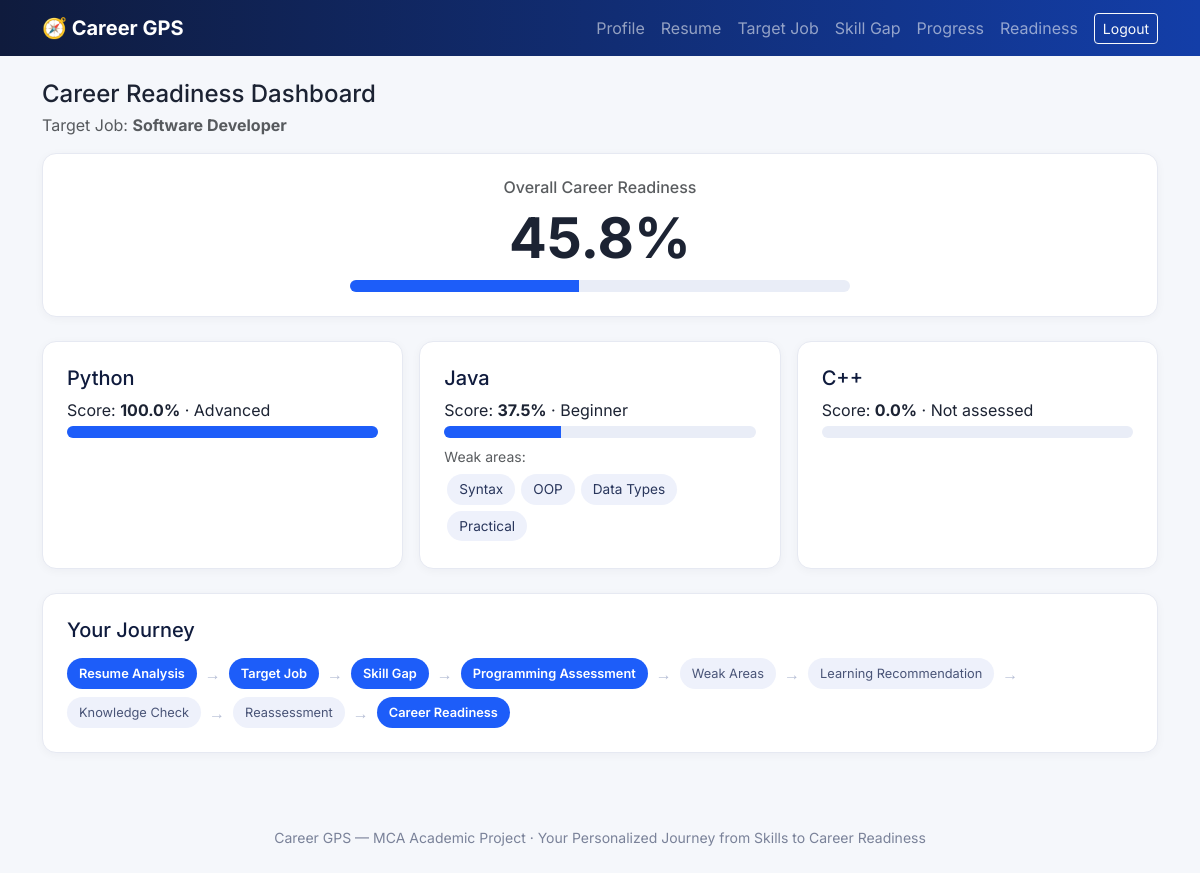
Screenshot of /readiness (signed in) with the database file from the repository.
### models.py (models this page shows)
class Job(db.Model):
    __tablename__ = "jobs"
    id = db.Column(db.Integer, primary_key=True)
    title = db.Column(db.String(120), unique=True, nullable=False)
    requirements = db.relationship("JobRequirement", backref="job")

class SkillGap(db.Model):
    __tablename__ = "skill_gaps"
    id = db.Column(db.Integer, primary_key=True)
    user_id = db.Column(db.Integer, db.ForeignKey("users.id"), nullable=False)
    job_id = db.Column(db.Integer, db.ForeignKey("jobs.id"), nullable=False)
    matched = db.Column(db.String(500))
    missing = db.Column(db.String(500))
    weak = db.Column(db.String(500))
    created_at = db.Column(db.DateTime, default=datetime.utcnow)
    job = db.relationship("Job")

class AssessmentResult(db.Model):
    __tablename__ = "assessment_results"
    id = db.Column(db.Integer, primary_key=True)
    assessment_id = db.Column(db.Integer, db.ForeignKey("assessments.id"), nullable=False)
    user_id = db.Column(db.Integer, db.ForeignKey("users.id"), nullable=False)
    language_id = db.Column(db.Integer, db.ForeignKey("programming_languages.id"), nullable=False)
    total_questions = db.Column(db.Integer)
    correct_answers = db.Column(db.Integer)
    incorrect_answers = db.Column(db.Integer)
    score_percent = db.Column(db.Float)
    skill_level = db.Column(db.String(20))
    attempt_number = db.Column(db.Integer, default=1)
    created_at = db.Column(db.DateTime, default=datetime.utcnow)
    language = db.relationship("ProgrammingLanguage")
    weak_areas = db.relationship("WeakArea", backref="result")

class WeakArea(db.Model):
    __tablename__ = "weak_areas"
    id = db.Column(db.Integer, primary_key=True)
    result_id = db.Column(db.Integer, db.ForeignKey("assessment_results.id"), nullable=False)
    topic = db.Column(db.String(80), nullable=False)

### app.py (the view)
@app.route("/readiness")
@login_required
def readiness_dashboard():
    user = current_user()
    gap = SkillGap.query.filter_by(user_id=user.id).order_by(SkillGap.id.desc()).first()
    if not gap:
        flash("Complete the skill gap analysis first.", "info")
        return redirect(url_for("target_job"))
    matched = [l.strip() for l in (gap.matched or "").split(",") if l.strip()]
    missing = [l.strip() for l in (gap.missing or "").split(",") if l.strip()]
    weak = [l.strip() for l in (gap.weak or "").split(",") if l.strip()]
    required = matched + missing + weak
    per_language = []
    total_score = 0
    for lang_name in required:
        latest = (AssessmentResult.query.join(ProgrammingLanguage)
                  .filter(AssessmentResult.user_id == user.id, ProgrammingLanguage.name == lang_name)
                  .order_by(AssessmentResult.id.desc()).first())
        score = latest.score_percent if latest else (100.0 if lang_name in matched else 0.0)
        total_score += score
        per_language.append({
            "language": lang_name,
            "score": score,
            "level": latest.skill_level if latest else ("Advanced" if lang_name in matched else "Not assessed"),
            "weak_areas": [w.topic for w in latest.weak_areas] if latest else [],
        })
    overall_readiness = round(total_score / len(required), 1) if required else 0.0
    prog = get_or_create_progress(user.id, "career_readiness")
    prog.overall_readiness = overall_readiness
    db.session.commit()
    return render_template("readiness_dashboard.html", job=gap.job, matched=matched,
                            missing=missing, weak=weak, per_language=per_language,
                            overall_readiness=overall_readiness)

### app.py (called while the page is built)
def login_required(view):
    @wraps(view)
    def wrapped(*args, **kwargs):
        if "user_id" not in session:
            flash("Please log in to continue.", "warning")
            return redirect(url_for("login"))
        return view(*args, **kwargs)
    return wrapped

def current_user():
    uid = session.get("user_id")
    return User.query.get(uid) if uid else None

def get_or_create_progress(user_id, stage=None):
    prog = Progress.query.filter_by(user_id=user_id).first()
    if not prog:
        prog = Progress(user_id=user_id, stage=stage or "resume_analysis")
        db.session.add(prog)
    elif stage:
        prog.stage = stage
    db.session.commit()
    return prog

### templates/readiness_dashboard.html (shortened to what this page needs)
{% extends "base.html" %}
{% block content %}
<h4 class="mb-1">Career Readiness Dashboard</h4>
<p class="text-muted">Target Job: <strong>{{ job.title }}</strong></p>
<div class="cg-card mb-4 text-center">
  <h6 class="text-muted">Overall Career Readiness</h6>
  <h1 class="display-4 fw-bold">{{ overall_readiness }}%</h1>
  <div class="progress mx-auto" style="max-width: 500px;">
    <div class="progress-bar" style="width: {{ overall_readiness }}%"></div>
  </div>
</div>
<div class="row g-3 mb-4">
  {% for item in per_language %}
  <div class="col-md-4">
    <div class="cg-card">
      <h5>{{ item.language }}</h5>
      <p class="mb-1">Score: <strong>{{ item.score }}%</strong> &middot; {{ item.level }}</p>
      <div class="progress mb-2"><div class="progress-bar" style="width: {{ item.score }}%"></div></div>
      {% if item.weak_areas %}
        <p class="mb-1 text-muted small">Weak areas:</p>
        {% for w in item.weak_areas %}<span class="skill-pill">{{ w }}</span>{% endfor %}
      {% endif %}
    </div>
  </div>
  {% endfor %}
</div>
<div class="cg-card">
  <h5 class="mb-3">Your Journey</h5>
  <div class="stepper" style="margin-bottom:0;">
    <span class="step active">Resume Analysis</span><span class="arrow">→</span>
    <span class="step active">Target Job</span><span class="arrow">→</span>
    <span class="step active">Skill Gap</span><span class="arrow">→</span>
    <span class="step {{ 'active' if per_language and per_language[0].level != 'Not assessed' }}">Programming Assessment</span><span class="arrow">→</span>
    <span class="step">Weak Areas</span><span class="arrow">→</span>
    <span class="step">Learning Recommendation</span><span class="arrow">→</span>
    <span class="step">Knowledge Check</span><span class="arrow">→</span>
    <span class="step">Reassessment</span><span class="arrow">→</span>
    <span class="step active">Career Readiness</span>
  </div>
</div>
{% endblock %}

### templates/base.html (shortened to what this page needs)
<!DOCTYPE html>
<html lang="en">
<head>
<link href="https://cdn.jsdelivr.net/npm/bootstrap@5.3.3/dist/css/bootstrap.min.css" rel="stylesheet">
<link rel="stylesheet" href="{{ url_for('static', filename='css/style.css') }}">
</head>
<body>
<nav class="navbar navbar-expand-lg navbar-dark cg-navbar">
  <div class="container">
    <a class="navbar-brand fw-bold" href="{{ url_for('landing') }}">🧭 Career GPS</a>
    <div class="collapse navbar-collapse" id="nav">
      <ul class="navbar-nav ms-auto align-items-lg-center">
        {% if session.get('user_id') %}
        <li class="nav-item"><a class="nav-link" href="{{ url_for('profile') }}">Profile</a></li>
        <li class="nav-item"><a class="nav-link" href="{{ url_for('resume_upload') }}">Resume</a></li>
        <li class="nav-item"><a class="nav-link" href="{{ url_for('target_job') }}">Target Job</a></li>
        <li class="nav-item"><a class="nav-link" href="{{ url_for('skill_gap_dashboard') }}">Skill Gap</a></li>
        <li class="nav-item"><a class="nav-link" href="{{ url_for('progress_dashboard') }}">Progress</a></li>
        <li class="nav-item"><a class="nav-link" href="{{ url_for('readiness_dashboard') }}">Readiness</a></li>
        <li class="nav-item"><a class="btn btn-sm btn-outline-light ms-lg-2" href="{{ url_for('logout') }}">Logout</a></li>
        {% else %}
        <li class="nav-item"><a class="nav-link" href="{{ url_for('login') }}">Login</a></li>
        <li class="nav-item"><a class="btn btn-sm btn-light ms-lg-2" href="{{ url_for('register') }}">Get Started</a></li>
        {% endif %}
      </ul>
    </div>
  </div>
</nav>
<div class="container my-4">
  {% block content %}{% endblock %}
</div>
<footer class="cg-footer text-center py-4 mt-5">
  <small>Career GPS &mdash; MCA Academic Project &middot; Your Personalized Journey from Skills to Career Readiness</small>
</footer>
</body>
</html>

### static/css/style.css (style rules this page uses)
:root { --cg-blue: #1d5df9; --cg-blue-dark: #133ea8; --cg-navy: #0f1b3d; --cg-bg: #f5f7fb; --cg-card-border: #e6e9f2; }
body { font-family: 'Inter', system-ui, sans-serif; background: var(--cg-bg); color: #1c2333; }
.cg-navbar { background: linear-gradient(90deg, var(--cg-navy), var(--cg-blue-dark)); }
.cg-card { background: #fff; border: 1px solid var(--cg-card-border); border-radius: 14px; box-shadow: 0 2px 10px rgba(15, 27, 61, 0.04); padding: 24px; height: 100%; }
.cg-card h5 { color: var(--cg-navy); }
.progress { height: 12px; border-radius: 8px; background: #e9edf7; }
.progress-bar { background: var(--cg-blue); }
.stepper { display: flex; flex-wrap: wrap; gap: 8px; align-items: center; margin-bottom: 28px; }
.stepper .step { font-size: 0.8rem; padding: 6px 12px; border-radius: 999px; background: #eef1fb; color: #4a5578; white-space: nowrap; }
.stepper .step.active { background: var(--cg-blue); color: #fff; font-weight: 600; }
.stepper .arrow { color: #b7bfd6; }
.skill-pill { display: inline-block; padding: 5px 12px; border-radius: 999px; font-size: 0.85rem; margin: 3px; background: #eef1fb; color: #29365c; }
.cg-footer { color: #7a8299; }

### rows the page displays
Job: title "Software Developer"
SkillGap: language "Python", score "100.0", level "Advanced"
AssessmentResult: language "Java", score "37.5", level "Beginner"
WeakArea: topic "Syntax"
WeakArea: topic "OOP"
WeakArea: topic "Data Types"
WeakArea: topic "Practical"

### other values shown
{{ overall_readiness }} "45.8"
{{ item.language }} "C++"
{{ item.score }} "0.0"
{{ item.level }} "Not assessed"
